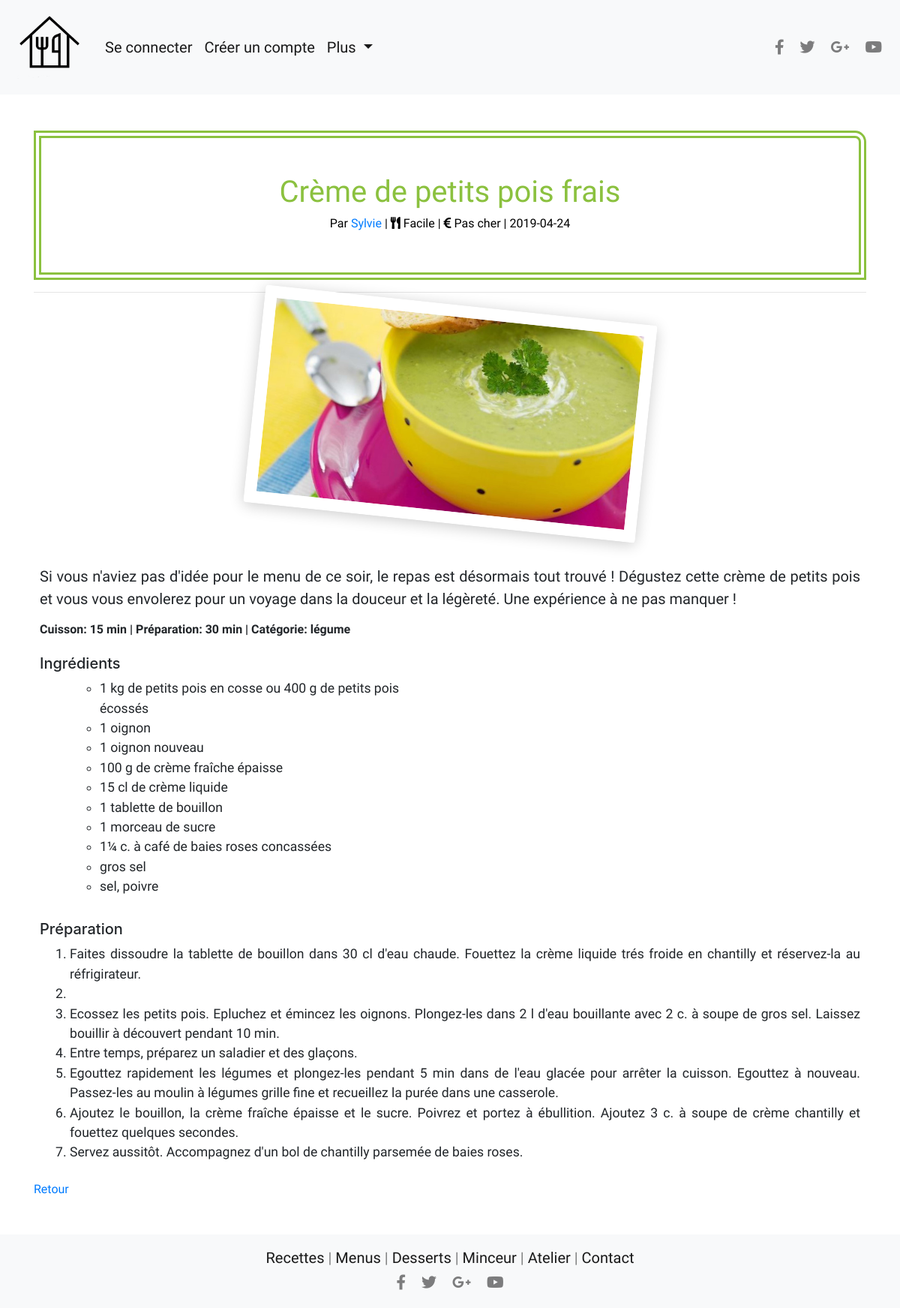
/recette-detail.php?idr=9, run on the app's committed database.
### tables this page shows
CREATE TABLE `recettes` (
  `idRecette` int(11) NOT NULL,
  `titre` varchar(250) NOT NULL,
  `chapo` longtext NOT NULL,
  `img` varchar(50) NOT NULL,
  `preparation` longtext NOT NULL,
  `ingredient` longtext NOT NULL,
  `membre` int(11) NOT NULL,
  `couleur` varchar(30) NOT NULL,
  `dateCrea` timestamp NOT NULL DEFAULT CURRENT_TIMESTAMP ON UPDATE CURRENT_TIMESTAMP,
  `categorie` int(11) NOT NULL,
  `tempsCuisson` varchar(50) NOT NULL,
  `tempsPreparation` varchar(50) NOT NULL,
  `difficulte` varchar(50) NOT NULL,
  `prix` varchar(50) NOT NULL
);

CREATE TABLE `membres` (
  `idMembre` int(11) NOT NULL,
  `gravatar` varchar(100) NOT NULL,
  `login` varchar(32) NOT NULL,
  `password` varchar(40) NOT NULL,
  `statut` varchar(20) NOT NULL,
  `prenom` varchar(50) NOT NULL,
  `nom` varchar(50) NOT NULL,
  `dateCrea` timestamp NOT NULL DEFAULT CURRENT_TIMESTAMP ON UPDATE CURRENT_TIMESTAMP
);

CREATE TABLE `categories` (
  `idCategorie` smallint(6) NOT NULL,
  `nom` varchar(50) NOT NULL
);

### inc/init.php (called while the page is built, shortened)
<?php
include './inc/header.php';
$couleurs = array(
    "fushia" => "#ca2c92",
    "bleuClair" => "#30bdf0",
    "vertClair" => "#8bc13f",
);

### recette-detail.php (the view)
<?php
require_once 'inc/init.php';
$id_recette = filter_input(INPUT_GET,'idr',FILTER_SANITIZE_ENCODED);
$query = "SELECT r.idRecette, r.img, r.chapo, r.titre, r.difficulte, r.preparation,r.tempsPreparation, r.tempsCuisson, r.ingredient, r.tempsPreparation, r.prix, r.dateCrea, r.couleur, m.prenom,m.idMembre,c.nom FROM recettes r, membres m, categories c WHERE r.idRecette='$id_recette' AND m.idMembre=r.membre AND r.categorie=c.idCategorie;";
$result = $pdo->query($query);
$recette = $result->fetch(PDO::FETCH_OBJ);
?>
<div class="container">
    <div class="row mx-auto pt-5">
        <div class="col-sm-12 titre-recette p-5 text-center" style="color: <?php echo $couleurs[$recette->couleur];?>">
            <h1><?php echo $recette->titre;?></h1>
            <h6>Par <a href="membre-detail.php?idm=<?php echo $recette->idMembre; ?>"><?php echo ucfirst($recette->prenom); ?></a> | <i class="fas fa-utensils"></i> <?php echo $recette->difficulte; ?> | <i class="fas fa-euro-sign"></i> <?php echo $recette->prix ?> | <?php echo substr($recette->dateCrea,0,10);?></h6>
        </div>
    </div>
    <hr>
    <div class="row justify-content-center mx-auto">
        <div class="col-sm-6 pb-5">
            <img src="./assets/photos/recettes/<?php echo $recette->img;?>" class="rounded img-fluid" alt="<?php echo substr($recette->img,0, strpos($recette->img,'.'));?>" id="imageRecette">
        </div>
    </div>
    <div class="row mx-auto">
        <div class="col-sm-6 col-md-12 p-2">
            <p id="description">
                <?php echo $recette->chapo; ?>
            </p>
            <h6 id="recette-meta">Cuisson: <?php echo $recette->tempsCuisson;?> | Préparation: <?php echo $recette->tempsPreparation; ?> | Catégorie: <?php echo $recette->nom?></h6>
        </div>
    </div>
    <div class="row mx-auto">
        <div class="col-sm-6 p-2" id="ingredients">
            <h5>Ingrédients</h5>
            <ul>
                <?php echo $recette->ingredient;?>
            </ul>
        </div>
    </div>
    <div class="row mx-auto">
        <div class="col-sm-6 col-md-12 p-2">
            <h5>Préparation</h5>
            <div id="preparation">
                <?php echo $recette->preparation; ?>
            </div>
        </div>
    </div>
    <p>
        <a href="./index.php">Retour</a>
    </p>
</div>
<?php include "./inc/footer.php";?>

### css/main.css (style rules this page uses)
.row { padding-right: 0px; margin-right: 0px; }
.container { background-color: white; }
.container h1 { font-family: 'Raleway','sans-serif'; }
.container p, h6 { font-family: 'Source Sans Pro','serif'; }
.titre-recette { border: 10px double; border-top-right-radius: 15px; }
.titre-recette h6 { color: black; }
#description { text-align: justify; font-family: 'Source Sans Pro','sans-serif'; font-size: 1.25em; }
#preparation li { text-align: justify; font-family: 'Source Sans Pro','sans-serif'; font-size: 1.1em; }
#recette-meta { font-weight: bold; }
#ingredients li { font-family: 'Source Sans Pro','sans-serif'; font-size: 1.1em; }
#imageRecette { background: #fff; padding: 1rem; box-shadow: 0 0.2rem 1.2rem rgba(0,0,0,0.2); transform: rotate(6deg); }

### data on the page
recettes: titre "Crème de petits pois frais", membres.prenom "Sylvie", difficulte "Facile", prix "Pas cher", dateCrea "2019-04-24", img (picture), chapo "Si vous n'aviez pas d'idée pour le menu de ce soir, le repas est désormais tout trouvé ! Dégustez cette crème de petits pois et vous vous envolerez pour un voyage dans la douceur et la légèreté. Une expérience à ne pas manquer !", tempsCuisson "15 min", tempsPreparation "30 min", categories.nom "légume", ingredient "1 kg de petits pois en cosse ou 400 g de petits pois écossés 1 oignon 1 oignon nouveau 100 g de crème fraîche épaisse 15 cl de crème liquide 1 tablette de bouillon 1 morceau de sucre 1¼ c. à café de baies roses concassées gros sel sel, poivre", preparation "Faites dissoudre la tablette de bouillon dans 30 cl d'eau chaude. Fouettez la crème liquide trés froide en chantilly et réservez-la au réfrigirateur. Ecossez les petits pois. Epluchez et émincez les oignons. Plongez-les dans 2 l d'eau bouillante avec 2 c. à soupe de gros sel. Laissez bouillir à découvert pendant 10 min. Entre temps, préparez un saladier et des glaçons. Egouttez rapidement les légumes et plongez-les pendant 5 min dans de l'eau glacée pour arrêter la cuisson. Egouttez à nouveau. Passez-les au moulin à légumes grille fine et recueillez la purée dans une casserole. Ajoutez le bouillon, la crème fraîche épaisse et le sucre. Poivrez et portez à ébullition. Ajoutez 3 c. à soupe de…"
